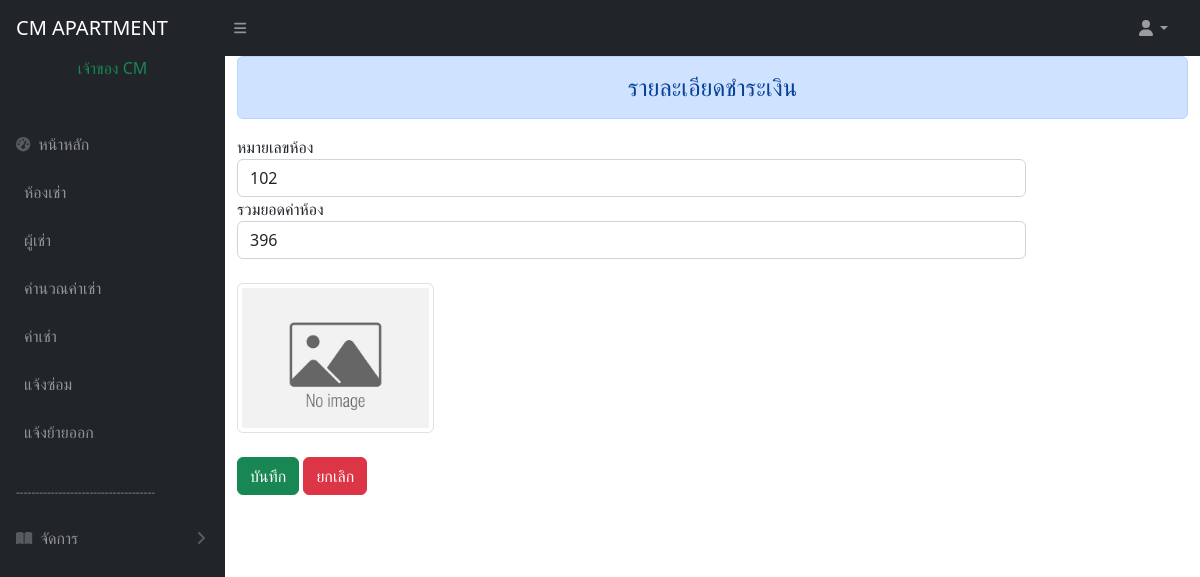
/bill_detail.php?id=59 (signed in), run on the app's committed database.
### tables this page shows
CREATE TABLE `bill` (
  `id` int(11) NOT NULL,
  `id_room` int(11) NOT NULL,
  `unitwater` double NOT NULL,
  `unitelec` double NOT NULL,
  `price_w` double NOT NULL,
  `price_e` double NOT NULL,
  `priceroom` double NOT NULL,
  `pricetotal` double NOT NULL,
  `datebill` datetime NOT NULL DEFAULT current_timestamp(),
  `paybill` date DEFAULT NULL,
  `month_bill` text DEFAULT NULL,
  `year_bill` text DEFAULT NULL,
  `status` text NOT NULL DEFAULT 'รอชำระเงิน',
  `filename` varchar(255) DEFAULT 'noimg.jpeg',
  `dateStart` date DEFAULT NULL
);

### bill_detail.php (the view, shortened to what this page needs)
<?php
include 'condb.php';
$id = $_GET['id'];
$sql = "SELECT * FROM  bill WHERE id='$id'";
$result = mysqli_query($conn, $sql);
$row = mysqli_fetch_array($result);
?>
<!DOCTYPE html>
<html lang="en">
<head>
    <link href="https://cdn.jsdelivr.net/npm/simple-datatables@7.1.2/dist/style.min.css" rel="stylesheet" />
    <link href="css/styles.css" rel="stylesheet" />
</head>
<body class="sb-nav-fixed">
    <?php include 'menu.php'; ?>
    <div id="layoutSidenav_content">
        <main>
            <div class="container-md">
                <div class="row">
                    <br>
                    <center>
                        <div class="alert alert-primary h4" role="alert">
                            รายละเอียดชำระเงิน
                        </div>
                    </center>
                    <form method="POST" action="success_bill.php ">
                        <div class="row">
                            <div class="col-10">
                                หมายเลขห้อง<input type="number" name="nroom" maxlength="3" class="form-control" readonly value=<?= $row['id_room'] ?>>
                                รวมยอดค่าห้อง<input type="number" readonly name="ne" maxlength="10" class="form-control" value=<?= $row['pricetotal'] ?>><br>
                                <img width="25%" src="./uploads/<?= $row['filename'] ?>" class="img-thumbnail">
                            </div>
                        </div>
                        <br>
                        <input type="submit" value="บันทึก" class="btn btn-success">
                        <a href="bill-list.php" class="btn btn-danger">ยกเลิก</a>
                    </form>
                </div>
        </main>
    </div>
    </div>
</body>
</html>

### data on the page
bill: nroom "102", ne "396", filename (placeholder picture)

### other printed values
$_SESSION["firtsname"] "เจ้าของ"
$_SESSION["lastname"] "CM"
